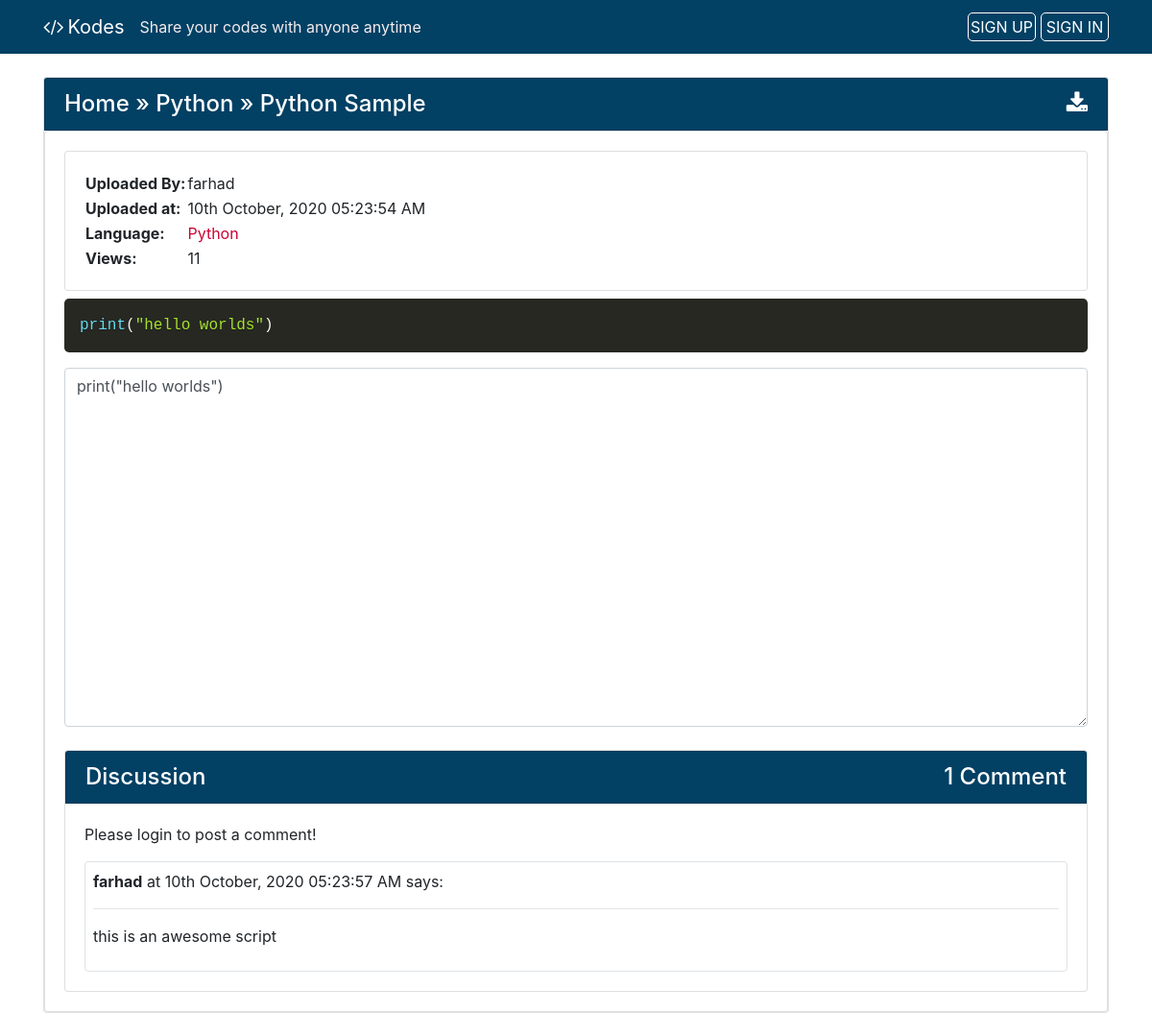
Screenshot of /code/1/ with the database file from the repository.
### codes/models.py (models this page shows, shortened)
class Code(models.Model):
    author = models.ForeignKey(User, on_delete=models.CASCADE, null=True, blank=True)
    created_utc = models.DateTimeField(auto_now_add=True, verbose_name="Created")
    total_views = models.IntegerField(default=0)
    snippet_title = models.CharField(max_length=1000, default="", verbose_name="Title/Filename")
    snippet_body = models.TextField(verbose_name="Code Snippet")
    language = models.ForeignKey(Language, on_delete=models.SET_NULL, null=True)
    is_private = models.BooleanField(default=False, verbose_name="Private")
    password = models.CharField(max_length=1000, default="", blank=True)

class Language(models.Model):
    name = models.CharField(max_length=50, null=False, blank=False)
    language_code = models.IntegerField(default=100, null=False, blank=False)
    is_popular = models.BooleanField(default=False, verbose_name="Popular")
    short_name = models.CharField(max_length=30, null=True, blank=True)
    file_extension = models.CharField(max_length=30, null=True, blank=True)

class Comment(models.Model):
    author = models.ForeignKey(User, on_delete=models.CASCADE)
    datetime_utc = models.DateTimeField(auto_now_add=True)
    body = models.TextField()
    code = models.ForeignKey(Code, on_delete=models.CASCADE)

### codes/views.py (the view)
# urls.py: path('code/<code_id>/', code_view, name="code_view"),
def code_view(request, code_id):
    form = CommentForm()
    try:
        code = Code.objects.get(id=code_id)
        comments = code.comment_set.all()
    except:
        response = render(request, '404.html')
        response.status_code = 404
        return response
    if request.method == "POST":
        form = CommentForm(request.POST)
        if form.is_valid():
            comment = form.save(commit=False)
            comment.author = request.user
            comment.code = code
            comment.save()
            return redirect('code_view', code.id)
    else:
        code.total_views = code.total_views + 1
        code.save()
    context = {
        "code": code,
        "form": form,
        "comments": comments
    }
    return render(request, "codes/code_page.html", context)

### codes/forms.py
class CommentForm(ModelForm):
    class Meta:
        model = Comment
        fields = ['body']

### codes/context_processors.py (called while the page is built)
def sitename_tagline(request):
    context = {
        'SITENAME': settings.SITENAME,
        'TAGLINE': settings.TAGLINE
    }
    return context

### codes/templates/codes/code_page.html (shortened to what this page needs)
{% extends 'codes/base.html' %}
{% load static %}
{% block header_scripts %}
<link rel="stylesheet" href="{% static 'prism/prism.css' %}">
{% endblock header_scripts %}
{% block content %}
<div class="card my-4">
    <div class="card card-header shared-snippet-title" style="padding-bottom: 0px !important">
        <h4 class="card-title card-link breadcumb"><a href="{% url 'home' %}">Home</a> &raquo; <a
                href="{% url 'language_page' code.language.name %}">{{code.language.name}}</a> &raquo; {{code.snippet_title}} <span
                class="float-right"><i class="fa fa-download" aria-hidden="true"></i></span></h4>
    </div>
    <div class="card card-body">
        <div class="card">
            <div class="card-body">
                <table>
                    <tr>
                        <td><b>Uploaded By:</b></td>
                        <td>{{code.author|default:"Guest User"}}</td>
                    </tr>
                    <tr>
                        <td><b>Uploaded at:</b></td>
                        <td>{{code.created_utc|date:"dS F, Y h:i:s A"}}</td>
                    </tr>
                    <tr>
                        <td><b>Language:</b></td>
                        <td><a
                            href="{% url 'language_page' code.language.name %}">{{code.language.name}}</a></td>
                    </tr>
                    <tr>
                        <td><b>Views:</b></td>
                        <td>{{code.total_views}}</td>
                    </tr>
                </table>
            </div>
        </div>
        <pre><code class="language-{{code.language.short_name}}">{{ code.snippet_body }}</code></pre>
        <textarea class="form-control noscroll my-2 mb-4" rows="15">{{ code.snippet_body }}</textarea>
        <div class="card">
            <div class="card card-header shared-snippet-title" style="padding-bottom: 0px !important">
                <h4 class="card-title card-link breadcumb">Discussion
                    <span class="float-right">
                        {% if comments.count > 1 %}
                            {{comments.count}} Comments
                        {% else %}
                            {{comments.count}} Comment
                        {% endif %}
                    </span></h4>
            </div>
            <div class="card-body">
                {% if request.user.is_authenticated %}
                <form method="post" class="mb-3">
                    {% csrf_token %}
                    <div class="form-group">
                        {{form.body}}
                    </div>
                    <input type="submit" value="Post" class="btn btn-success code-submit">
                </form>
                {% else %}
                    <p>Please login to post a comment!</p>
                {% endif %}
                {% for comment in comments %}
                    {% if forloop.last %}
                        <div class="border rounded p-2">
                    {% else %}
                        <div class="border rounded p-2 mb-2">
                    {% endif %}
                    <b>{{comment.author.username}}</b><span> at {{comment.datetime_utc|date:"dS F, Y h:i:s A"}} says:</span>
                    <hr>
                    <p>{{comment.body}}</p>
                </div>
                {% endfor %}
            </div>
        </div>
    </div>
</div>
{% endblock content %}

### codes/static/main.css (style rules this page uses)
a { text-decoration: none; color: #c03; }
.card-link.breadcumb a { text-decoration: none; color: white; }
.card.card-header.shared-snippet-title { background-color: #024064; color: #fff; }

### codes/static/prism/prism.css (style rules this page uses)
code[class*="language-"], pre[class*="language-"] { color: #f8f8f2; background: none; text-shadow: 0 1px rgba(0, 0, 0, 0.3); font-family: Consolas, Monaco, 'Andale Mono', 'Ubuntu Mono', monospace; font-size: 1em; text-align: left; white-space: pre; word-spacing: normal; word-break: normal; word-wrap: normal; line-height: 1.5; -moz-tab-size: 4; -o-tab-size: 4; tab-size: 4; -webkit-hyphens: none; -moz-hyphens: none; -ms-hyphens: none; hyphens: none; }
pre[class*="language-"] { padding: 1em; margin: .5em 0; overflow: auto; border-radius: 0.3em; }
:not(pre) > code[class*="language-"], pre[class*="language-"] { background: #272822; }

### rows the page displays
Code: language.name "Python", snippet_title "Python Sample", author "farhad", created_utc "10th October, 2020 05:23:54 AM", total_views "11", snippet_body "print(\"hello worlds\")"
Comment: author.username "farhad", datetime_utc "10th October, 2020 05:23:57 AM", body "this is an awesome script"

### other values shown
{{ SITENAME }} "Kodes"
{{ TAGLINE }} "Share your codes with anyone anytime"
{{ comments.count }} "1"
